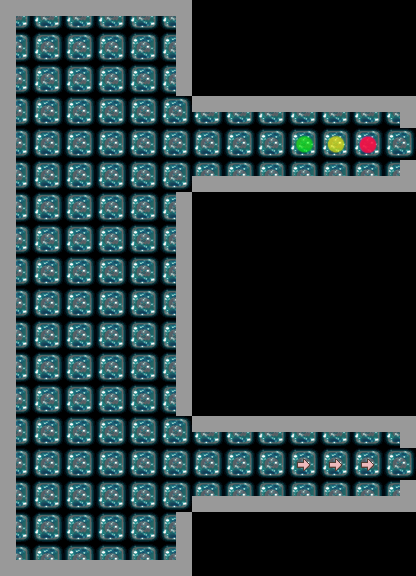

Tiled map render using the project's own tile images. Description and the map definition, with tile-layer contents summarised, below:
An orthogonal 13x18 tile map with 32x32 px tiles, 7 tile layers (ground, build_left, build_up, build_right, ...), 7 tilesets and 14 objects (2x int, 1, 2, 3, 4, ...).

<map version="1.0" orientation="orthogonal" width="13" height="18" tilewidth="32" tileheight="32">
 <tileset firstgid="1" name="cell_b_up" tilewidth="32" tileheight="32">
  <image source="cell_b_up.png" width="32" height="32" />
 </tileset>
 <tileset firstgid="2" name="cell_b_down" tilewidth="32" tileheight="32">
  <image source="cell_b_down.png" width="32" height="32" />
 </tileset>
 <tileset firstgid="3" name="cell_b_left" tilewidth="32" tileheight="32">
  <image source="cell_b_left.png" width="32" height="32" />
 </tileset>
 <tileset firstgid="4" name="cell_b_right" tilewidth="32" tileheight="32">
  <image source="cell_b_right.png" width="32" height="32" />
 </tileset>
 <tileset firstgid="5" name="arrow_des" tilewidth="32" tileheight="32">
  <image source="arrow_des.png" width="64" height="64" />
 </tileset>
 <tileset firstgid="9" name="cell_a" tilewidth="32" tileheight="32">
  <image source="cell_a.png" width="32" height="32" />
 </tileset>
 <tileset firstgid="10" name="spott" tilewidth="32" tileheight="32">
  <image source="spott.png" width="64" height="64" />
 </tileset>
 <layer name="ground" width="13" height="18">
  <data>[234 cells, 150 non-empty, 1 distinct tile ids]</data>
 </layer>
 <layer name="build_left" width="13" height="18">
  <data>[234 cells, 18 non-empty, 1 distinct tile ids]</data>
 </layer>
 <layer name="build_up" width="13" height="18">
  <data>[234 cells, 20 non-empty, 1 distinct tile ids]</data>
 </layer>
 <layer name="build_right" width="13" height="18">
  <data>[234 cells, 16 non-empty, 1 distinct tile ids]</data>
 </layer>
 <layer name="build_down" width="13" height="18">
  <data>[234 cells, 20 non-empty, 1 distinct tile ids]</data>
 </layer>
 <layer name="spot" width="13" height="18">
  <data>[234 cells, 3 non-empty, 3 distinct tile ids]</data>
 </layer>
 <layer name="arrow_des" width="13" height="18">
  <data>[234 cells, 3 non-empty, 1 distinct tile ids]</data>
 </layer>
 <objectgroup name="collsion" width="13" height="18">
  <object name="1" x="32" y="0" width="160" height="32" />
  <object name="2" x="0" y="0" width="32" height="576" />
  <object name="3" x="32" y="544" width="128" height="32" />
  <object name="4" x="160" y="32" width="32" height="64" />
  <object name="5" x="192" y="96" width="224" height="32" />
  <object name="6" x="192" y="160" width="224" height="32" />
  <object name="7" x="160" y="192" width="32" height="224" />
  <object name="8" x="192" y="416" width="224" height="32" />
  <object name="9" x="192" y="480" width="224" height="32" />
  <object name="10" x="160" y="512" width="32" height="64" />
 </objectgroup>
 <objectgroup name="hero" width="13" height="18">
  <object name="ball" type="int" x="384" y="128" width="32" height="32">
   <properties>
    <property name="move_dir" value="3" />
   </properties>
  </object>
  <object name="ball2" type="int" x="64" y="448" width="32" height="32" visible="0">
   <properties>
    <property name="move_dir" value="3" />
   </properties>
  </object>
 </objectgroup>
 <objectgroup name="door" width="13" height="18">
  <object name="men" x="384" y="448" width="32" height="32" />
 </objectgroup>
 <objectgroup name="bigstone" width="13" height="18">
  <object name="bs1" x="192" y="448" width="32" height="32" />
 </objectgroup>
</map>
